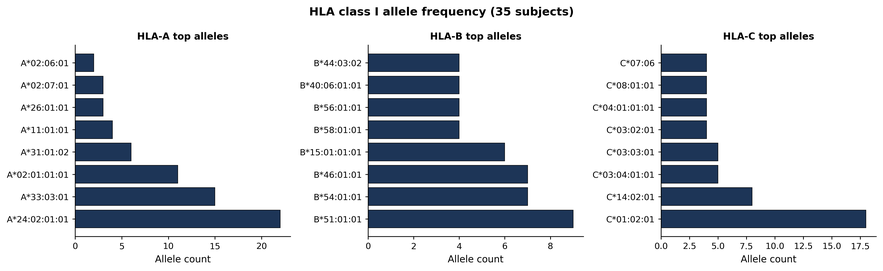
#> input picture figures/panels/Fig8A_HLA_alleles.png, 883 x 271 px, shrunk from 3879 x 1192 before the run, found by its file name
$ python 48_build_fig8_fig9.py
#> lines starting #> are read from the running program, lines starting #| are printed output that depends on the picture
"""Build Fig 8 (HLA/neoantigen) and Fig 9 (clonal evolution) composite figures
from panels_v3 subpanels, to match the v0.7.1 submission layout.
"""
from pathlib import Path
import matplotlib
matplotlib.use('Agg')
import matplotlib.pyplot as plt
import matplotlib.image as mpimg

PV3  = Path('/data/data/TNT/analysis/figures/panels_v3')
MAIN = Path('/data/data/TNT/analysis/genome_medicine_submission/main_figures')

plt.rcParams.update({'font.size':9, 'axes.linewidth':0.6})

def place(ax, path, letter=None, title=None):
#> called with letter = 'A'
    if not Path(path).exists():
        ax.text(0.5, 0.5, f'missing: {Path(path).name}', ha='center', va='center',
                transform=ax.transAxes, color='red'); ax.axis('off'); return
    img = mpimg.imread(path)
#> img is the input picture: shape (271, 883, 4) float32; mean R, G, B, A 0.823, 0.838, 0.86, 1
    ax.imshow(img); ax.axis('off')
    if letter:
        ax.text(-0.02, 1.05, letter, transform=ax.transAxes,
                fontsize=15, fontweight='bold', color='#1F3B5C', va='top')
    if title:
        ax.text(0.5, -0.05, title, transform=ax.transAxes,
                ha='center', va='top', fontsize=8.5, color='#444')

# ---------- Fig 8 — HLA / neoantigen ----------
fig = plt.figure(figsize=(16, 10))
gs = fig.add_gridspec(2, 3, hspace=0.12, wspace=0.05)
panels = [
    ('A', PV3/'Fig8A_HLA_alleles.png', 'HLA class I allele frequency (35 subjects)'),
    ('B', PV3/'Fig8B_HLA_homozygosity.png', 'HLA class I homozygosity by response'),
    ('C', PV3/'Fig8C_HLA_LOH.png', 'HLA class I LOH prevalence by response (strict/lite)'),
    ('D', PV3/'Fig8D_neoantigen_pre.png', 'Pre-CRT neoantigen burden by response'),
    ('E', PV3/'Fig8E_neoantigen_paired.png', 'Paired Δ neoantigen binders across radiation phase'),
    ('F', PV3/'Fig8F_neoantigen_lollipop.png', 'Per-subject neoantigen lollipop by response'),
]
for i, (L, p, t) in enumerate(panels):
    ax = fig.add_subplot(gs[i//3, i%3])
    place(ax, p, letter=L, title=t)
fig.suptitle('Figure 8. HLA class I landscape and MHC-I neoantigen cascade across radiation phase.',
             fontsize=13, fontweight='bold', y=0.995)
for ext in ('png','pdf'):
    fig.savefig(MAIN/f'Fig8_HLA_neoantigen.{ext}', dpi=600, bbox_inches='tight')
#> this loop made 2 passes
#> pass 1, `fig.savefig(MAIN/f'Fig8_HLA_neoantigen.{ext}', dpi=600, bbox_inches='t..`:
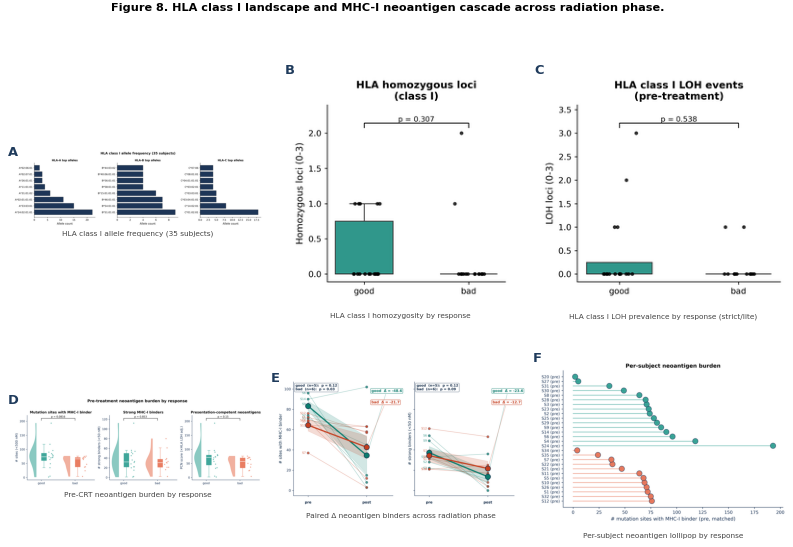
#> figure drawn by matplotlib, 6 panels
plt.close(fig); print('saved Fig8')

# ---------- Fig 9 — Clonal evolution ----------
fig = plt.figure(figsize=(16, 10))
gs = fig.add_gridspec(2, 3, hspace=0.12, wspace=0.05)
panels = [
    ('A', PV3/'Fig9A_clone_trajectories.png', 'Per-subject clone trajectories (PyClone-VI)'),
    ('B', PV3/'Fig9B_CCF_pre_post.png', 'Cellular cancer fraction pre vs post-CRT'),
    ('C', PV3/'Fig9C_cluster_stacked.png', 'Cluster composition stacked by subject'),
    ('D', PV3/'Fig9D_dominant_shrink.png', 'Dominant-clone shrinkage Δ by response'),
    ('E', PV3/'Fig9E_shrink_expand_scatter.png', 'Shrink vs expand CCF scatter'),
    ('F', PV3/'Fig9F_fate_composition.png', 'Clone-fate composition by response'),
]
for i, (L, p, t) in enumerate(panels):
    ax = fig.add_subplot(gs[i//3, i%3])
    place(ax, p, letter=L, title=t)
fig.suptitle('Figure 9. Clonal evolution during the radiation phase of TNT (n = 12 paired, PyClone-VI).',
             fontsize=13, fontweight='bold', y=0.995)
for ext in ('png','pdf'):
    fig.savefig(MAIN/f'Fig9_clonal_evolution.{ext}', dpi=600, bbox_inches='tight')
plt.close(fig); print('saved Fig9')
